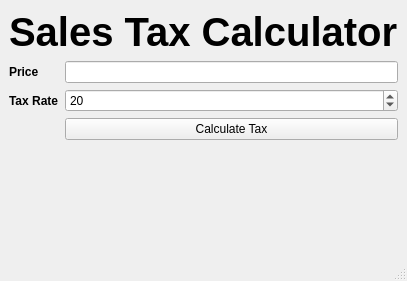
<?xml version="1.0" encoding="UTF-8"?>
<ui version="4.0">
 <class>MainWindow</class>
 <widget class="QMainWindow" name="MainWindow">
  <property name="geometry">
   <rect>
    <x>0</x>
    <y>0</y>
    <width>306</width>
    <height>281</height>
   </rect>
  </property>
  <property name="windowTitle">
   <string>Tax Calculator</string>
  </property>
  <widget class="QWidget" name="centralwidget">
   <layout class="QFormLayout" name="formLayout">
    <item row="0" column="0" colspan="2">
     <widget class="QLabel" name="label_3">
      <property name="font">
       <font>
        <pointsize>30</pointsize>
        <weight>75</weight>
        <bold>true</bold>
       </font>
      </property>
      <property name="text">
       <string>Sales Tax Calculator</string>
      </property>
     </widget>
    </item>
    <item row="3" column="0">
     <widget class="QLabel" name="label">
      <property name="font">
       <font>
        <weight>75</weight>
        <bold>true</bold>
       </font>
      </property>
      <property name="text">
       <string>Price</string>
      </property>
     </widget>
    </item>
    <item row="3" column="1">
     <widget class="QLineEdit" name="price_box">
      <property name="alignment">
       <set>Qt::AlignRight|Qt::AlignTrailing|Qt::AlignVCenter</set>
      </property>
     </widget>
    </item>
    <item row="6" column="0">
     <widget class="QLabel" name="label_2">
      <property name="font">
       <font>
        <weight>75</weight>
        <bold>true</bold>
       </font>
      </property>
      <property name="text">
       <string>Tax Rate</string>
      </property>
     </widget>
    </item>
    <item row="6" column="1">
     <widget class="QSpinBox" name="tax_rate">
      <property name="value">
       <number>20</number>
      </property>
     </widget>
    </item>
    <item row="7" column="1">
     <widget class="QPushButton" name="calc_tax_button">
      <property name="text">
       <string>Calculate Tax</string>
      </property>
     </widget>
    </item>
    <item row="8" column="0" colspan="2">
     <widget class="QLabel" name="results_output">
      <property name="text">
       <string/>
      </property>
     </widget>
    </item>
   </layout>
  </widget>
  <widget class="QMenuBar" name="menubar">
   <property name="geometry">
    <rect>
     <x>0</x>
     <y>0</y>
     <width>306</width>
     <height>22</height>
    </rect>
   </property>
  </widget>
  <widget class="QStatusBar" name="statusbar"/>
 </widget>
 <resources/>
 <connections/>
</ui>
